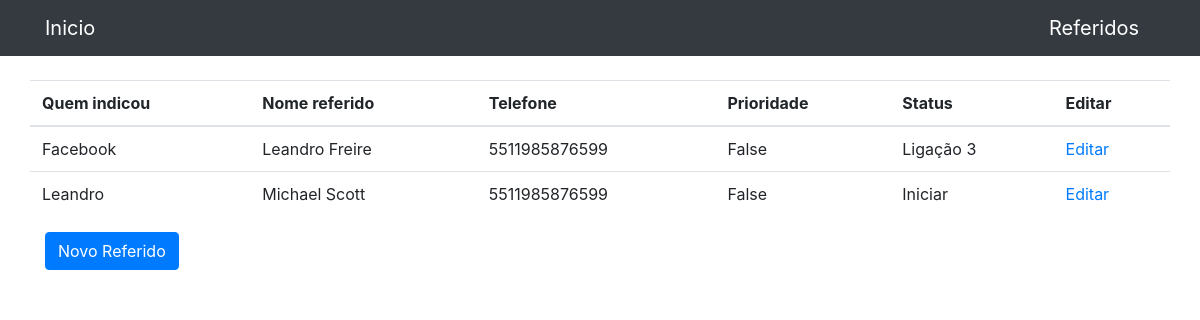
Screenshot of /referidos with the database file from the repository.
### referidos/models.py (models this page shows, shortened)
class Referido(models.Model):
    nome = models.CharField(max_length=200)
    telefone = models.CharField(max_length=200)
    prioridade = models.BooleanField()
    status = models.CharField(max_length=200, choices=STATUS_REFERIDOS, default='Iniciar')
    data_agendamento = models.DateTimeField(null=True, blank=True)
    quem_indicou = models.CharField(max_length=200, default='')

### referidos/views.py (the view)
# urls.py: path('referidos', views.list_referidos, name='referidos'),
def list_referidos(request):
    referidos = Referido.objects.filter()
    return render(request, 'referidos/lista_referidos.html', {'referidos': referidos})

### referidos/templates/referidos/lista_referidos.html
{% extends 'referidos/base.html' %}
{% block content %}
    <div class="row">
        <table class="table">
            <thead>
            <tr>
                <th scope="col">Quem indicou</th>
                <th scope="col">Nome referido</th>
                <th scope="col">Telefone</th>
                <th scope="col">Prioridade</th>
                <th scope="col">Status</th>
                <th scope="col">Editar</th>
            </tr>
            </thead>
            <tbody>
            {% for referido in referidos %}
            <tr>
                <td>{{ referido.quem_indicou }}</td>
                <td>{{ referido.nome }}</td>
                <td>{{ referido.telefone }}</td>
                <td>{{ referido.prioridade }}</td>
                <td>{{ referido.status }}</td>
                <td><a class="" href="{% url 'referido_edit' pk=referido.pk %}"><span class="glyphicon glyphicon-pencil">Editar</span></a></td>
            </tr>
            {% endfor %}
            </tbody>
        </table>
    </div>
    <a class="btn btn-primary" href="referidos/new" role="button">Novo Referido</a>
{% endblock %}

### rows the page displays
Referido: quem_indicou "Facebook", nome "Leandro Freire", telefone "5511985876599", prioridade "False", status "Ligação 3"
Referido: quem_indicou "Leandro", nome "Michael Scott", telefone "5511985876599", prioridade "False", status "Iniciar"
